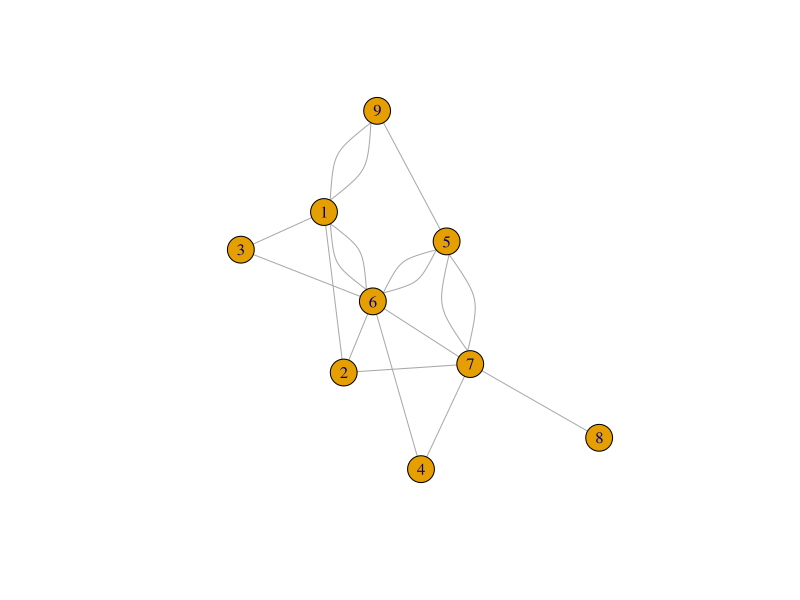
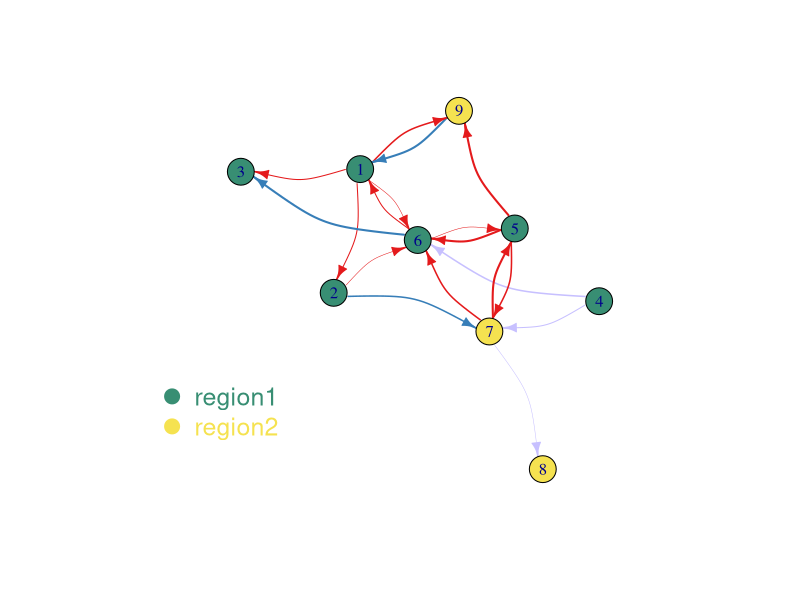

These figures' R source, in order:
## ---- chunk 1
library(igraph)
## ---- chunk 2
links <- data.frame(
  source=c("1","1", "1", "1", "2","2","4","4","5","5","5","6","6","6","7","7","7","9"),
  target=c("2","3", "6", "9", "6","7","6","7","6","7","9","1","3","5","5","6","8","1")
  ## 18 links in total
)
# create the network object
network <- graph_from_data_frame(d=links, directed=F) 
## ---- chunk 3
links
## ---- chunk 4
plot(network)
## ---- chunk 5
links <- data.frame(
  source=c("1","1", "1", "1", "2","2","4","4","5","5","5","6","6","6","7","7","7","9"),
  target=c("2","3", "6", "9", "6","7","6","7","6","7","9","1","3","5","5","6","8","1"),
  importance=(sample(1:4, 18, replace=T)),## width, aka权重
  type=c(rep("type1",5),"type2",rep("type3",2),rep("type1",3),"type1","type2","type1",rep("type1",2),"type3","type2")
)
nodes <- data.frame(
  name=c("1","2","3","4","5","6","7","8","9"),
  carac=c( rep("region1",6),rep("region2",3))
)
## ---- chunk 6
links
## ---- chunk 7
nodes
## ---- chunk 8
# Turn it into igraph object
network <- graph_from_data_frame(d=links, vertices=nodes, directed=T) 
# Color the nodes & links
node_coul <- c("#388e73","#F5E250")
link_coul <- c("#E41A1C","#377EB8","#C7C0FF")
# Create a vector of color
# define node color
node_color <- node_coul[as.numeric(as.factor(V(network)$carac))]
# define link color
link_color <- link_coul[as.numeric(as.factor(E(network)$type))]
# V(network): feature of nodes
# E(network): feature of links
## ---- chunk 9
## Add variable to link
## use the 'importance' variable in link
plot(network, vertex.color=node_color, edge.arrow.size=0.7, edge.width=E(network)$importance/2, edge.color=link_color, edge.curved=0.3 )
## edge.curved: set edge curvature
# Add a legend
legend("bottomleft", legend=levels(as.factor(V(network)$carac))  , col = node_coul , bty = "n", pch=20 , pt.cex = 3, cex = 1.5, text.col=node_coul , horiz = FALSE, inset = c(0.1, 0.1))
